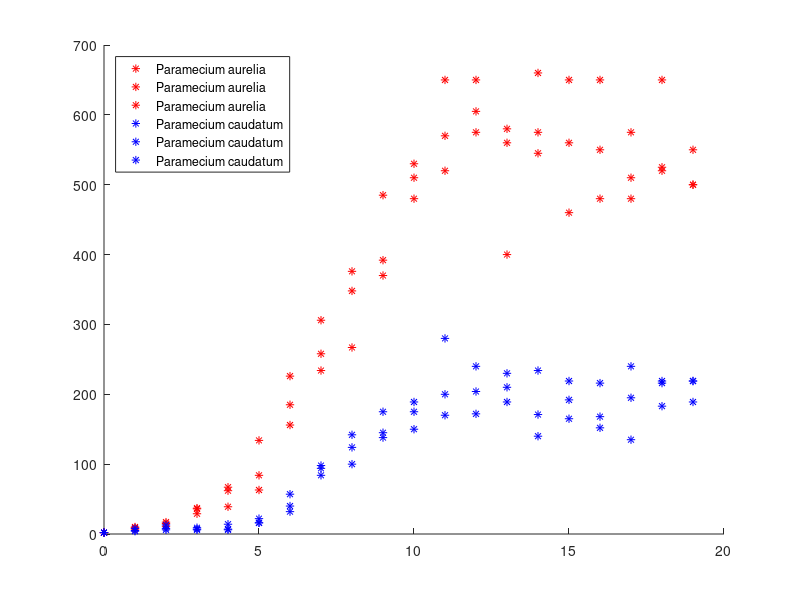
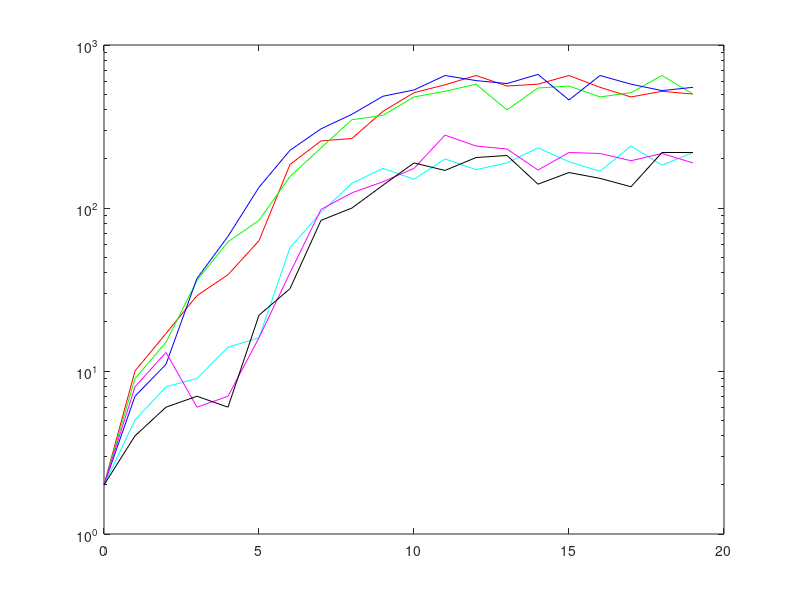

These charts were generated, in order, by the following MATLAB code:
% M5.3: Using the Logistic with data: Paramecium experiment
setenv ("GNUTERM","xlib")
more off
% Data for Paramecium aurelia
par1=[2 10 17 29 39 63 185 258 267 392 510 570 650 560 575 650 550 480 520 500];
par2=[2 9 15 36 62 84 156 234 348 370 480 520 575 400 545 560 480 510 650 500];
par3=[2 7 11 37 67 134 226 306 376 485 530 650 605 580 660 460 650 575 525 550];

% Data for Paramecium caudatum
par4=[2 5 8 9 14 16 57 94 142 175 150 200 172 189 234 192 168 240 183 219];
par5=[2 8 13 6 7 16 40 98 124 145 175 280 240 230 171 219 216 195 216 189];
par6=[2 4 6 7 6 22 32 84 100 138 189 170 204 210 140 165 152 135 219 219];

figure(1)
hold on
plot(0:length(par1)-1,par1,'*r');
plot(0:length(par2)-1,par2,'*r');
plot(0:length(par3)-1,par3,'*r');
plot(0:length(par4)-1,par4,'*b');
plot(0:length(par5)-1,par5,'*b');
plot(0:length(par6)-1,par6,'*b');
legend({'Paramecium aurelia', 'Paramecium aurelia', 'Paramecium aurelia',...
         'Paramecium caudatum','Paramecium caudatum','Paramecium caudatum'},...
         'location','northwest');

% Check for density independent growth
% Remember: Density independent growth straight line - slope = r (cts); slope=log(R) discrete 
figure(2)
semilogy(0:length(par1)-1,par1,'r')
hold on 
semilogy(0:length(par2)-1,par2,'g')
hold on
semilogy(0:length(par3)-1,par3,'b')
hold on
semilogy(0:length(par4)-1,par4,'c')
hold on
semilogy(0:length(par5)-1,par5,'m')
hold on
semilogy(0:length(par6)-1,par6,'k')

%script06_fit %uncomment to run fit script